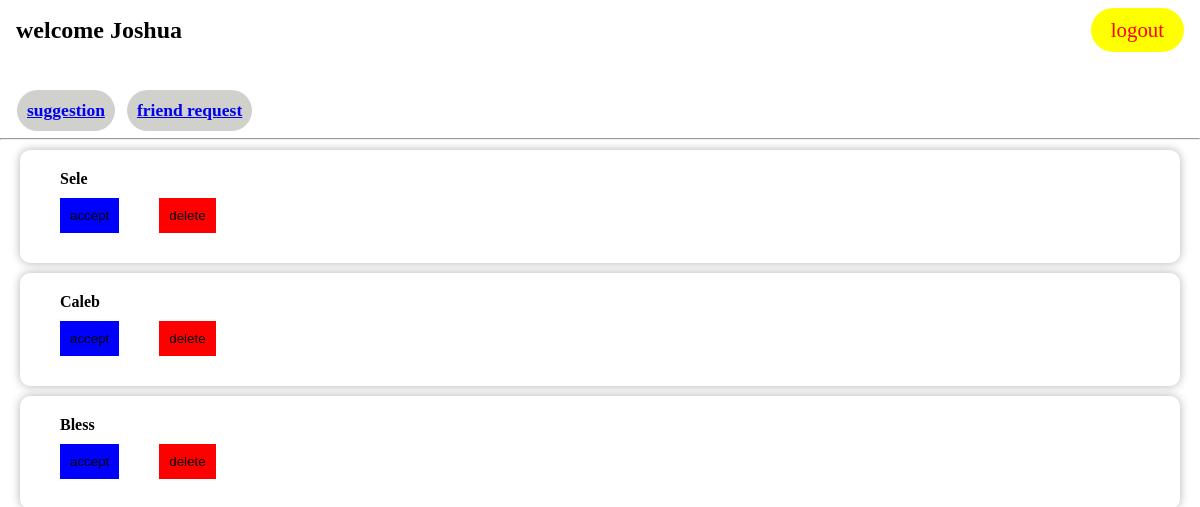
Screenshot of /request/ (signed in) with the database file from the repository.
### account/models.py (models this page shows)
class MyUser(AbstractUser):
    id = models.UUIDField(
            primary_key=True,
            default=uuid.uuid4,
            editable=False,)
    username = models.CharField(max_length=50,unique=True)
    email = models.EmailField(unique=True)
    contact = models.IntegerField(blank=True,null=True)
    friends = models.ManyToManyField('self',symmetrical=False)
    USERNAME_FIELD = 'username'
    REQUIRED_FIELDS = ["email"]
    def __str__(self):
        return self.username

### main/models.py (models this page shows, shortened)
class Frequest(models.Model):
    id = models.UUIDField(
            primary_key=True,
            unique=True,
            default=uuid.uuid4,
            editable=False,)
    sender = models.ForeignKey(
            User,
            on_delete=models.CASCADE,
            related_name="sender")
    receiver = models.ForeignKey(
            User,
            on_delete=models.CASCADE,
            related_name="receiver")
    status = models.BooleanField(default=False)
    date = models.DateTimeField(auto_now_add=True)

### main/views.py (the view)
# urls.py: path("request/",views.allrequest,name="allrequest")
def allrequest(request):
    friendrequests = Frequest.objects.filter(receiver=request.user)
    return render(request,"accept.html",{"friendrequests":friendrequests})

### templates/accept.html (shortened to what this page needs)
<!DOCTYPE html>
<html lang="en">
<head>
</head>
<body>
    <header>
        <nav class="nav-links">
		<h2>welcome {{request.user}}</h2>
		<a href="{% url 'account:logout'%}">logout</a>
        </nav>
        <div class="main">
		<h3><a href="{% url 'main:home'%}">suggestion</a></h3>
		<h3><a href="{% url 'main:allrequest' %}">friend request</a></h3>
        </div>
    </header>
    <br>
    <hr>
    <main>
	    {% for friendrequest in friendrequests %}
        <div class="suggestion">
		<h4>{{friendrequest.sender.username}}</h4>
            <div class="request">
		    <a href="{% url 'main:accept' friendrequest.pk%}"><button>accept</button></a>
		    <a href="{% url 'main:reject' friendrequest.pk %}"><button style="background:red">delete</button></a>
            </div>
        </div>
	{%endfor%}
    </main>
</body>
</html>

### templates/accept.html (style rules this page uses)
* { margin: 0; padding: 0; box-sizing: border-box; }
.nav-links { display: flex; justify-content: space-between; align-items: center; padding: 0.5em 1em; color: black; }
.nav-links a { text-decoration: none; font-size: 1.3em; color: red; background: yellow; border-radius: 50px; padding: 10px 20px; }
.main { justify-content: space-between; background:white; border: blue; padding: 2em 1em; font-size: 15px; }
.main h3 { background: #D0D1CD; float: left; margin: 0 10px 0 2px; border-radius: 50px; padding: 10px 10px; }
.suggestion { box-shadow: hsl(0,0%,70%) 0 0 10px; border-radius: 10px; margin: 10px 20px; padding: 20px; }
.suggestion h4 { margin-left: 20px; }
.suggestion a { margin: 10px 20px; }
button { background: blue; padding: 10px; border: none; }
.request { display: flex; }

### rows the page displays
MyUser: user "Joshua"
Frequest: sender.username "Sele"
Frequest: sender.username "Caleb"
Frequest: sender.username "Bless"
